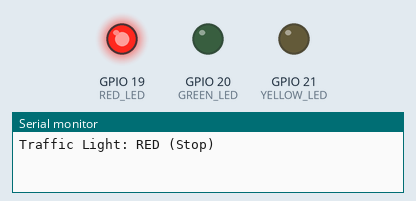
This sketch was run on a simulated ESP32. Parts: output pins drawn as LEDs (lit = HIGH), the last lines printed to the serial monitor.

Above: at 1.5 s.
At 4.5 s:
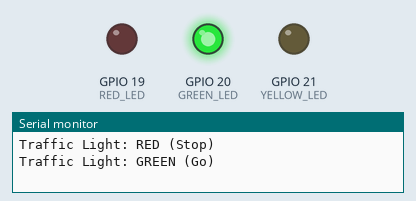
At 7.5 s:
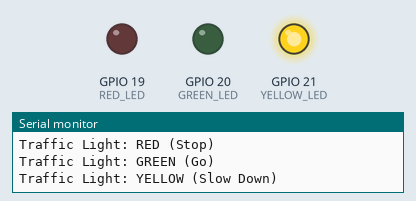
Timing chart, 0 to 11.7 s (numbered marks = the images above):
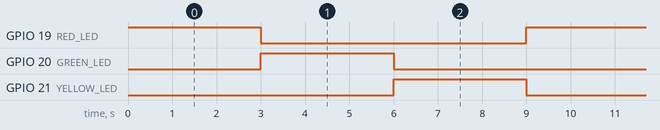

The sketch:

icte5.ino
```cpp
// Includes
#include <Arduino.h>
#include "freertos/FreeRTOS.h"
#include "freertos/task.h"

// LED Pin Definitions
#define RED_LED    19
#define GREEN_LED  20
#define YELLOW_LED 21

// Traffic light states
typedef enum {
    RED,
    GREEN,
    YELLOW
} TrafficState_t;

// FreeRTOS Queue Handle
QueueHandle_t trafficQueue;

void setup() {
    Serial.begin(115200);

    // Configure LED pins
    pinMode(RED_LED, OUTPUT);
    pinMode(GREEN_LED, OUTPUT);
    pinMode(YELLOW_LED, OUTPUT);

    // Create a queue to hold one TrafficState_t value
    trafficQueue = xQueueCreate(1, sizeof(TrafficState_t));

    // Create tasks
    xTaskCreatePinnedToCore(Task_TrafficController, "TrafficController", 2048, NULL, 1, NULL, 0);
    xTaskCreatePinnedToCore(Task_TrafficLight, "TrafficLight", 2048, NULL, 1, NULL, 0);
}

void loop() {
    // FreeRTOS handles task scheduling
}

// Traffic Controller Task (Producer) - Cycles through states and sends to queue
void Task_TrafficController(void *pvParameters) {
    TrafficState_t currentState = RED;

    while (1) {
        // Send current state to the queue
        xQueueSend(trafficQueue, &currentState, portMAX_DELAY);

        // Wait for 3 seconds before transitioning to the next state
        vTaskDelay(pdMS_TO_TICKS(3000));

        // Cycle through RED -> GREEN -> YELLOW -> RED
        if (currentState == RED)
            currentState = GREEN;
        else if (currentState == GREEN)
            currentState = YELLOW;
        else
            currentState = RED;
    }
}

// Traffic Light Task (Consumer) - Receives state and updates LEDs
void Task_TrafficLight(void *pvParameters) {
    TrafficState_t receivedState;

    while (1) {
        // Wait for state from the queue
        if (xQueueReceive(trafficQueue, &receivedState, portMAX_DELAY)) {
            // Ensure only one LED is ON at a time
            digitalWrite(RED_LED, (receivedState == RED) ? HIGH : LOW);
            digitalWrite(GREEN_LED, (receivedState == GREEN) ? HIGH : LOW);
            digitalWrite(YELLOW_LED, (receivedState == YELLOW) ? HIGH : LOW);

            // Print the current state
            if (receivedState == RED)
                Serial.println("Traffic Light: RED (Stop)");
            else if (receivedState == GREEN)
                Serial.println("Traffic Light: GREEN (Go)");
            else
                Serial.println("Traffic Light: YELLOW (Slow Down)");
        }
    }
}
```

Measured:
- by itself, GPIO 19 (RED_LED), GPIO 20 (GREEN_LED), GPIO 21 (YELLOW_LED): alternates HIGH for 3.0 s and LOW for 6.0 s
- by itself, everything shown: repeats every 9.0 s, in 3 steps
